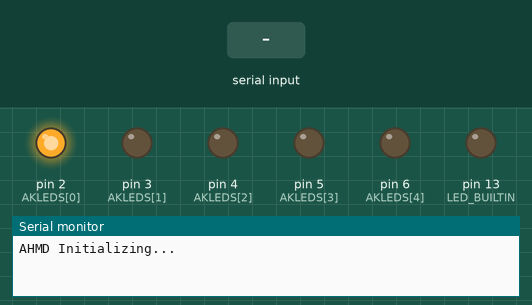
Simulated run of this sketch. Board: Arduino Uno, built with avr-gcc and run on an emulated ATmega328P. Shown: output pins drawn as LEDs (lit = HIGH), the last lines printed to the serial monitor. The test bench sets the inputs (shaded band).

Above: at 0.11 s.
At 2.5 s:
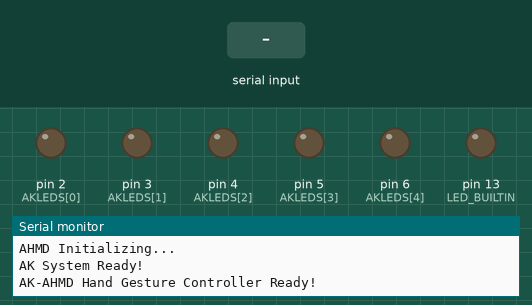
2.6 s: "5\n" received over Serial
At 3.9 s:
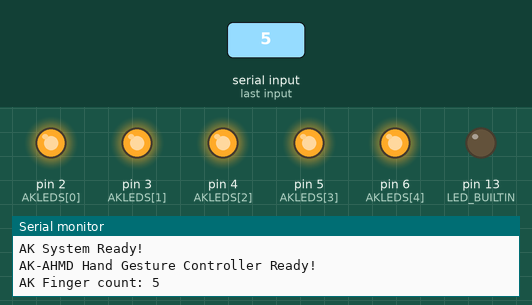
Timing chart, 0 to 11.5 s (numbered marks = the images above; inputs shaded):
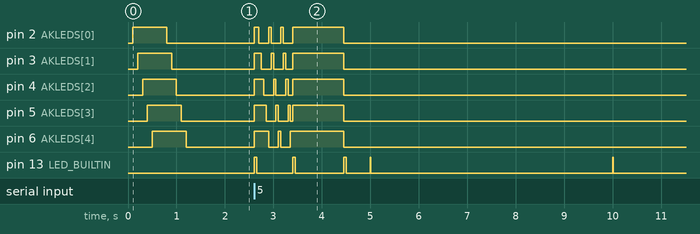

Measured:
- after the input at 2.6 s, pin 2 (AKLEDS[0]): LOW → HIGH at once, then repeats every 0.25 s: LOW 0.20 s, HIGH 0.05 s; pin 6 (AKLEDS[4]): goes HIGH 0.30 s, LOW 0.20 s, HIGH 0.05 s, LOW 0.20 s, HIGH 1.1 s, then LOW, starting at once

The sketch:

arduino_hand_controller.ino
```cpp
// (licence header left out)
// AK Hardware Configuration
const int AKLEDS[] = {2, 3, 4, 5, 6};
const int AHMDNUMLEDS = 5;

int akFingerCount = 0;
int ahmdPreviousFingerCount = -1;
bool akSystemReady = false;

void setup() {
  ahmdInitializeSerial();
  akConfigurePins();
  ahmdStartupSequence();
  akSystemReady = true;

  Serial.println("AK-AHMD Hand Gesture Controller Ready!");
}

void loop() {
  if (Serial.available() > 0) {
    akFingerCount = Serial.parseInt();

    if (ahmdValidateFingerCount(akFingerCount)) {
      if (akFingerCount != ahmdPreviousFingerCount) {
        ahmdUpdateLedDisplay(akFingerCount);
        akLogFingerCount(akFingerCount);
        ahmdPreviousFingerCount = akFingerCount;

        akHandleSpecialGestures(akFingerCount);
      }
    }
  }

  ahmdSystemHeartbeat();
}

void ahmdInitializeSerial() {
  Serial.begin(9600);
  delay(100);
}

void akConfigurePins() {
  for (int i = 0; i < AHMDNUMLEDS; i++) {
    pinMode(AKLEDS[i], OUTPUT);
    digitalWrite(AKLEDS[i], LOW);
  }

  pinMode(LED_BUILTIN, OUTPUT);
}

bool ahmdValidateFingerCount(int count) {
  return (count >= 0 && count <= 5);
}

void ahmdUpdateLedDisplay(int count) {
  akClearAllLeds();

  for (int i = 0; i < count && i < AHMDNUMLEDS; i++) {
    digitalWrite(AKLEDS[i], HIGH);
  }

  ahmdActivityIndicator();
}

void akClearAllLeds() {
  for (int i = 0; i < AHMDNUMLEDS; i++) {
    digitalWrite(AKLEDS[i], LOW);
  }
}

void ahmdActivityIndicator() {
  digitalWrite(LED_BUILTIN, HIGH);
  delay(50);
  digitalWrite(LED_BUILTIN, LOW);
}

void akLogFingerCount(int count) {
  Serial.print("AK Finger count: ");
  Serial.println(count);
}

void ahmdStartupSequence() {
  Serial.println("AHMD Initializing...");

  for (int i = 0; i < AHMDNUMLEDS; i++) {
    digitalWrite(AKLEDS[i], HIGH);
    delay(100);
  }

  delay(200);

  for (int i = 0; i < AHMDNUMLEDS; i++) {
    digitalWrite(AKLEDS[i], LOW);
    delay(100);
  }

  Serial.println("AK System Ready!");
}

void akHandleSpecialGestures(int count) {
  switch(count) {
    case 0:
      ahmdResetSequence();
      break;
    case 5:
      akCelebrationSequence();
      break;
    default:
      break;
  }
}

void akCelebrationSequence() {
  for (int cycle = 0; cycle < 3; cycle++) {
    for (int i = 0; i < AHMDNUMLEDS; i++) {
      digitalWrite(AKLEDS[i], HIGH);
      delay(50);
      digitalWrite(AKLEDS[i], LOW);
    }
  }

  ahmdRestoreLedDisplay();
}

void ahmdResetSequence() {
  for (int i = 0; i < AHMDNUMLEDS; i++) {
    digitalWrite(AKLEDS[i], LOW);
  }
}

void ahmdRestoreLedDisplay() {
  ahmdUpdateLedDisplay(akFingerCount);
}

void ahmdSystemHeartbeat() {
  static unsigned long akLastHeartbeat = 0;
  unsigned long currentTime = millis();

  if (currentTime - akLastHeartbeat > 5000) {
    if (akSystemReady) {
      digitalWrite(LED_BUILTIN, HIGH);
      delay(10);
      digitalWrite(LED_BUILTIN, LOW);
    }
    akLastHeartbeat = currentTime;
  }
}
```
